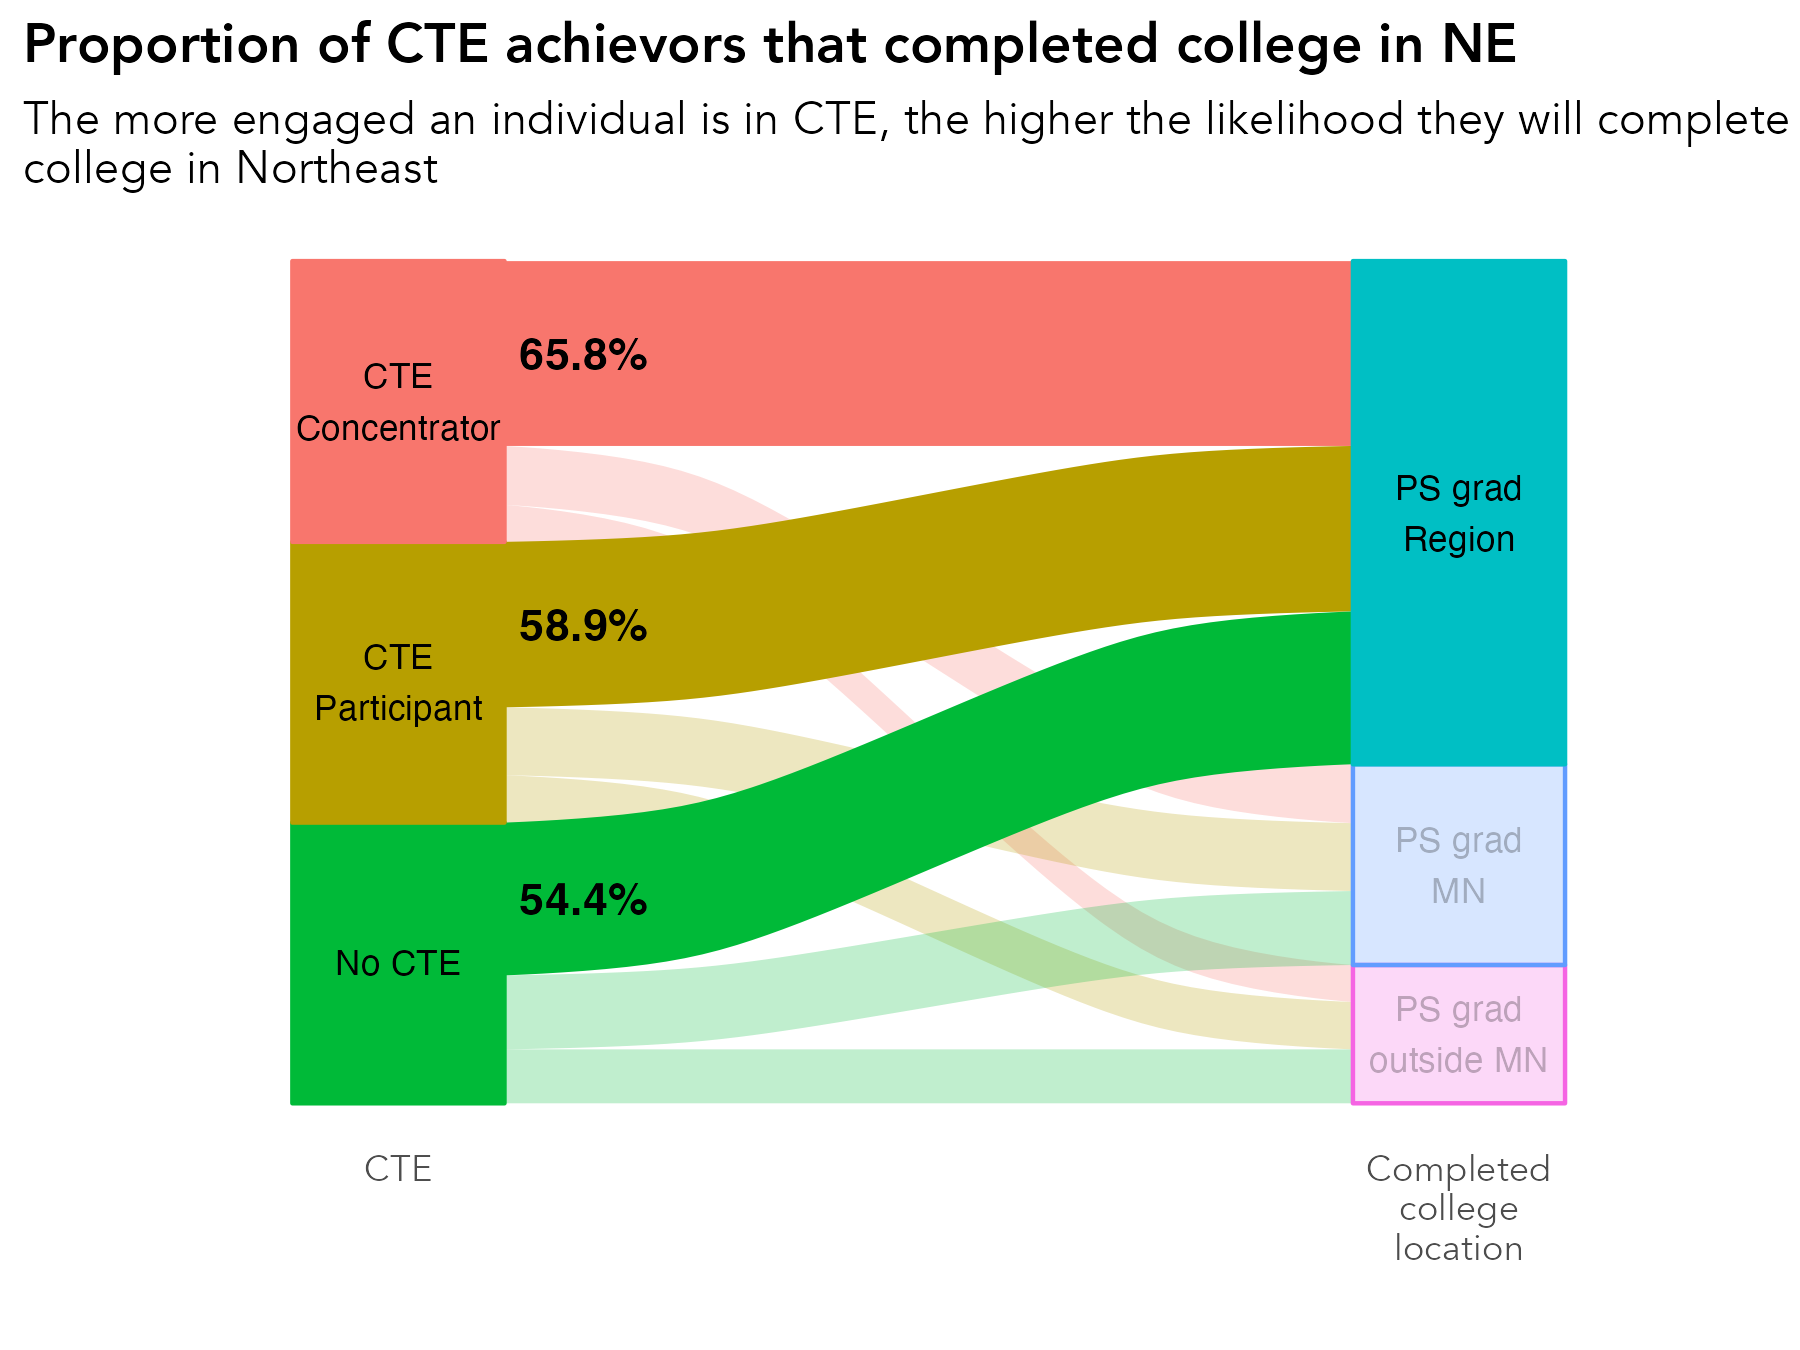

Write R code to recreate this figure.
# library -----------------------------------------------------------------
library(tidyverse)
library(sf)
library(ggrepel)
library(scales)
library(ggiraph)
library(rmapshaper)
library(cowplot)
library(RColorBrewer)
library(readxl)
library(lubridate)
library(readxl)
library(systemfonts)
reset_font_cache()
library(ggtext)
library(janitor)
library(cowplot)
library(ggalluvial)
library(ggsankey)


rm(list = ls())

# themes ------------------------------------------------------------------
theme_bar <- theme_bw() +
  theme(panel.grid.major = element_line(color = "grey70", size = 0.1),
        panel.grid.minor = element_blank(),
        axis.ticks = element_blank(),
        axis.text = element_text(face = "bold"),
        panel.border = element_blank(),
        legend.background = element_rect(fill = "transparent", color = "transparent"),
        legend.key = element_rect(fill = "transparent"),
        legend.key.size = unit(1, "lines"),
        legend.margin = margin(0,0,0,0),
        legend.title = element_blank(),
        legend.text = element_text(margin = margin(l = 2)),
        text = element_text(family = "Avenir") ,
        plot.title.position = "plot",
        plot.title = element_text(face = "bold"))

theme_line <- theme_bw() +
  theme(legend.background = element_rect(fill = "transparent", color = "transparent"),
        legend.key = element_rect(fill = "transparent"),
        legend.text = element_text(margin = margin(l = 2)),
        panel.grid.minor = element_blank(),
        panel.grid.major = element_line(color = "grey70", size = 0.1),
        axis.ticks = element_blank(),
        axis.text = element_text(face = "bold"),
        panel.border = element_blank(),
        legend.margin = margin(0,0,0,0),
        legend.key.size = unit(1, "lines"),
        text = element_text(family = "Avenir") ,
        plot.title.position = "plot",
        plot.title = element_text(face = "bold"))


theme_sf <- theme_bw() +
  theme(axis.text.x=element_blank(),
        axis.text.y=element_blank(),
        axis.ticks=element_blank(),
        panel.background = element_blank(),
        panel.grid.major = element_line(color = "white"),
        panel.border = element_blank(),
        legend.title = element_blank(),
        legend.text = element_text(margin = margin(l = 2)),
        legend.margin = margin(0,0,0,0),
        legend.key.size = unit(1, "lines"),
        text = element_text(family = "Avenir") ,
        plot.title.position = "plot",
        plot.title = element_text(face = "bold"))

theme_all <- theme_bw() +
  theme(axis.ticks=element_blank(),
        axis.text.y = element_blank(),
        panel.background = element_blank(),
        panel.grid.major = element_blank(),
        panel.grid = element_blank(),
        panel.border = element_blank(),
        legend.title = element_blank(),
        legend.text = element_text(margin = margin(l = 2)),
        legend.margin = margin(0,0,0,0),
        legend.key.size = unit(1, "lines"),
        text = element_text(family = "Avenir") ,
        plot.title.position = "plot",
        plot.title = element_text(face = "bold"))


regions <- read_csv("/Users/kellyasche/Library/CloudStorage/GoogleDrive-kasche@ruralmn.org/My Drive/Data Prep/R Projects/Join docs/county_regions.csv") %>%
  select(5,6) %>%
  unique() %>%
  mutate(edr = str_replace(edr, "  ", " "),
         planning.region = str_replace(planning.region, " Minnesota", ""),
         planning.region = fct_relevel(planning.region, "Northwest", "Northeast", "Central", "Seven County Mpls-St Paul", "Southwest", "Southeast"),
         edr = fct_relevel(edr, "EDR 1 - Northwest", "EDR 2 - Headwaters", "EDR 3 - Arrowhead", "EDR 4 - West Central", "EDR 5 - North Central", "EDR 6E- Southwest Central", "EDR 6W- Upper Minnesota Valley", "EDR 7E- East Central", "EDR 7W- Central", "EDR 8 - Southwest", "EDR 9 - South Central", "EDR 10 - Southeast", "EDR 11 - 7 County Twin Cities", "Minnesota"))

counties.regions <- read_csv("/Users/kellyasche/Library/CloudStorage/GoogleDrive-kasche@ruralmn.org/My Drive/Data Prep/R Projects/Join docs/county_regions.csv") %>%
  mutate(countyfp = formatC(countyfp, width = 3, flag = "0"),
         Name = str_to_title(Name),
         Name = str_replace(Name, "Q", "q"),
         Name = str_replace(Name, "Of The", "of the"),
         Name = str_replace(Name, "Mcleod", "McLeod"),
         Dem_Desc = ifelse(Name == "Minnesota", "Minnesota", Dem_Desc) ,
         edr = str_replace(edr, "  ", " "),
         planning.region = str_replace(planning.region, " Minnesota", ""),
         planning.region = fct_relevel(planning.region, "Northwest", "Northeast", "Central", "Seven County Mpls-St Paul", "Southwest", "Southeast"),
         edr = fct_relevel(edr, "EDR 1 - Northwest", "EDR 2 - Headwaters", "EDR 3 - Arrowhead", "EDR 4 - West Central", "EDR 5 - North Central", "EDR 6E- Southwest Central", "EDR 6W- Upper Minnesota Valley", "EDR 7E- East Central", "EDR 7W- Central", "EDR 8 - Southwest", "EDR 9 - South Central", "EDR 10 - Southeast", "EDR 11 - 7 County Twin Cities", "Minnesota"))

color.ruca <- c("Entirely rural" = "#009933", "Town/rural mix" = "#99CC33", "Urban/town/rural mix" = "#CC9966", "Entirely urban" = "#754C29", "Minnesota" = "black")

color.pr <- c("Northwest" = "#4575b4","Northeast" = "grey", "Central" = "#fee090", "Seven County Mpls-St Paul" = "#d73027", "Southwest" = "#91bfdb", "Southeast" = "#fc8d59", "Minnesota" = "black")

color.edr <- c("EDR 1 - Northwest" = "#b3cde3", "EDR 2 - Headwaters" = "#8c96c6", "EDR 3 - Arrowhead" = "#fe9929", "EDR 4 - West Central" = "#8856a7", "EDR 5 - North Central" = "#810f7c", "EDR 6E- Southwest Central" = "#e5f5f9", "EDR 6W- Upper Minnesota Valley" = "#bdc9e1", "EDR 7E- East Central" = "#99d8c9", "EDR 7W- Central" = "#2ca25f", "EDR 8 - Southwest" = "#74a9cf", "EDR 9 - South Central" = "#0570b0", "EDR 10 - Southeast" = "#d7301f", "EDR 11 - 7 County Twin Cities" = "#d8b365", "Minnesota" = "black")

color.pr.edr <- c ("Northwest" = "#4575b4","Northeast" = "#e0f3f8", "Central" = "#fee090", "Seven County Mpls-St Paul" = "#d73027", "Southwest" = "#91bfdb", "Southeast" = "#fc8d59", "Minnesota" = "black", "EDR 1 - Northwest" = "#b3cde3", "EDR 2 - Headwaters" = "#8c96c6", "EDR 3 - Arrowhead" = "#fe9929", "EDR 4 - West Central" = "#8856a7", "EDR 5 - North Central" = "#810f7c", "EDR 6E- Southwest Central" = "#e5f5f9", "EDR 6W- Upper Minnesota Valley" = "#bdc9e1", "EDR 7E- East Central" = "#99d8c9", "EDR 7W- Central" = "#2ca25f", "EDR 8 - Southwest" = "#74a9cf", "EDR 9 - South Central" = "#0570b0", "EDR 10 - Southeast" = "#d7301f", "EDR 11 - 7 County Twin Cities" = "#d8b365")

color.six <- c("#009933", "#4575b4", "grey", "#fee090", "#fc8d59", "#d73027")

mn_counties <- st_read("/Users/kellyasche/Library/CloudStorage/GoogleDrive-kasche@ruralmn.org/My Drive/Data Prep/R Projects/Shapefiles/County shapefiles/MNCounties_MNDOT.shp", quiet = TRUE) %>%
  ms_simplify(keep = .01, keep_shapes = TRUE) %>%
  rename("countyfp" = "FIPS_CODE")

counties.regions.1 <- counties.regions %>%
  mutate(statefp = "27",
         project.pr = ifelse(edr %in% c("EDR 1 - Northwest", "EDR 2 - Headwaters", "EDR 4 - West Central"), "Northwest",
                             ifelse(edr == "EDR 3 - Arrowhead", "Northeast",
                                    ifelse(edr %in% c("EDR 5 - North Central", "EDR 7E- East Central", "EDR 7W- Central"), "Central",
                                           ifelse(edr %in% c("EDR 6E- Southwest Central", "EDR 6W- Upper Minnesota Valley", "EDR 8 - Southwest"), "Southwest",
                                                  ifelse(edr %in% c("EDR 9 - South Central", "EDR 10 - Southeast"), "Southern", as.character(planning.region)))))),
         project.pr = fct_relevel(project.pr, "Northwest", "Northeast", "Central", "Seven County Mpls-St Paul", "Southwest", "Southern"))


# Prep data ---------------------------------------------------------------

original <- read_csv("Data/SLEDS/Masters/Master-report-dataset.csv")

data <- original %>%
  select(ps.grad.location, cte.achievement) %>%
  filter(ps.grad.location != "After 2023") %>%
  filter(ps.grad.location != "Attending ps",
         ps.grad.location != "Did not graduate ps") %>%
  group_by(cte.achievement, ps.grad.location) %>%
  summarize(n = n()) %>%
  ungroup() %>%
  group_by(cte.achievement) %>%
  mutate(pct = n / sum(n)) %>%
  ungroup() %>%
  mutate(cte.achievement = str_replace(cte.achievement, "CTE Concentrator or Completor", "CTE Concentrator"))

cte.order <- c( "CTE Concentrator", "CTE Participant","No CTE")

ps.grad.location.order <- c("PS grad Region", "PS grad MN", "PS grad outside MN")

cte.order.plot <- c( "CTE\nConcentrator", "CTE\nParticipant","No CTE")

ps.grad.location.order.plot <- c("PS grad\nRegion", "PS grad\nMN", "PS grad\noutside MN")

df_lodes <- data %>%
  mutate(
    cte.achievement = factor(cte.achievement, levels = cte.order),
    ps.grad.location     = factor(ps.grad.location, levels = ps.grad.location.order)
  ) %>%
  to_lodes_form(
    axes = c("cte.achievement", "ps.grad.location"),
    key = "axis",
    value = "stratum",
    id = "flow_id"
  ) %>%
  group_by(flow_id) %>%
  mutate(
    highlight = if_else(
      any(stratum == "PS grad Region"),
      "highlight",
      "base"
    )
  ) %>%
  ungroup() %>%
  group_by(flow_id) %>%
  mutate(
    cte.achievement = first(stratum[axis == "cte.achievement"])
  ) %>%
  ungroup()


labels <- df_lodes %>%
  filter(axis == "cte.achievement", highlight == "highlight") %>%
  select(stratum, pct) %>%
  mutate(half.pct = pct / 2,
         cumsum = rev(seq(n())),
         yloc = cumsum - half.pct,
         highlight = "highlight") %>%
  select(-pct)

master <- df_lodes %>%
  left_join(labels, by = c("stratum", "highlight"))

names(labels)
# Create chart ------------------------------------------------------------

ggplot(
  master,
  aes(
    x = axis,
    stratum = stratum,
    alluvium = flow_id,
    y = pct,
    fill = cte.achievement,     # left-side colors
    alpha = highlight           # highlight flows
  )
) +
  geom_flow(width = 0.4) +
  geom_stratum(width = 0.4, aes(fill = stratum, color = stratum)) +
  geom_text(
    stat = "stratum",
    label = c(rev(cte.order.plot), rev(ps.grad.location.order.plot)),
    size = 3
  ) +
  geom_text(aes(x = 1.35, y = yloc, label = percent(pct, accuracy = .1)), fontface = "bold") +
  scale_alpha_manual(
    values = c(highlight = 1, base = 0.25),
    guide = "none"
  ) +
  scale_x_discrete(
    limits = c("cte.achievement", "middle", "ps.grad.location"),
    labels = c("CTE", "", "Completed\ncollege\nlocation")
  ) +
  labs(x = "", 
       y = "",
       title = "Proportion of CTE achievors that completed college in NE",
       subtitle = "The more engaged an individual is in CTE, the higher the likelihood they will complete\ncollege in Northeast") +
  theme_all +
  theme(legend.position = "none")


ggsave(filename = "Charts/Paper report/sankey-cte-acheivement-regional-college.pdf", device = cairo_pdf, dpi = "print", width = 6, height = 4.5)

ggsave(filename = "Charts/Paper report/sankey-cte-acheivement-regional-college.png", dpi = "print", width = 6, height = 4.5)
